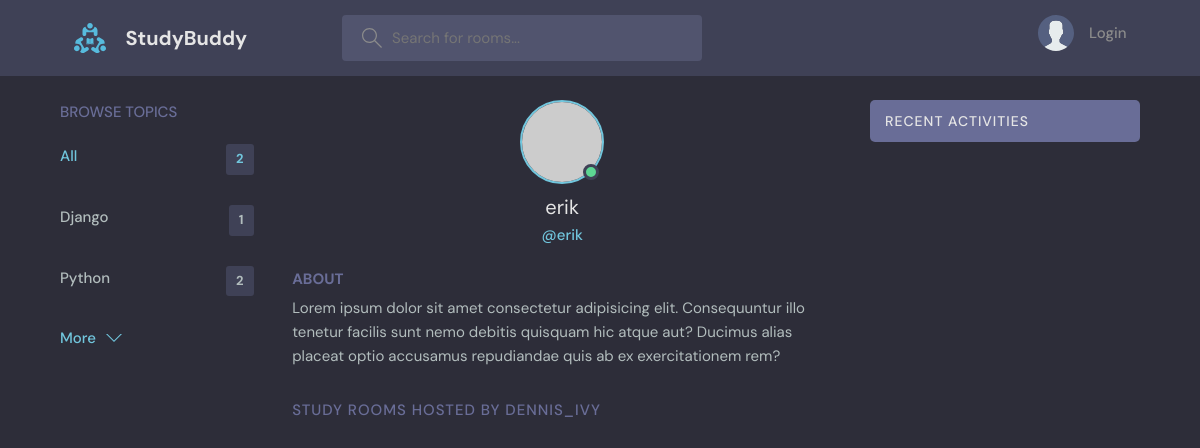
The page /profile/3/ on the database as committed earlier.
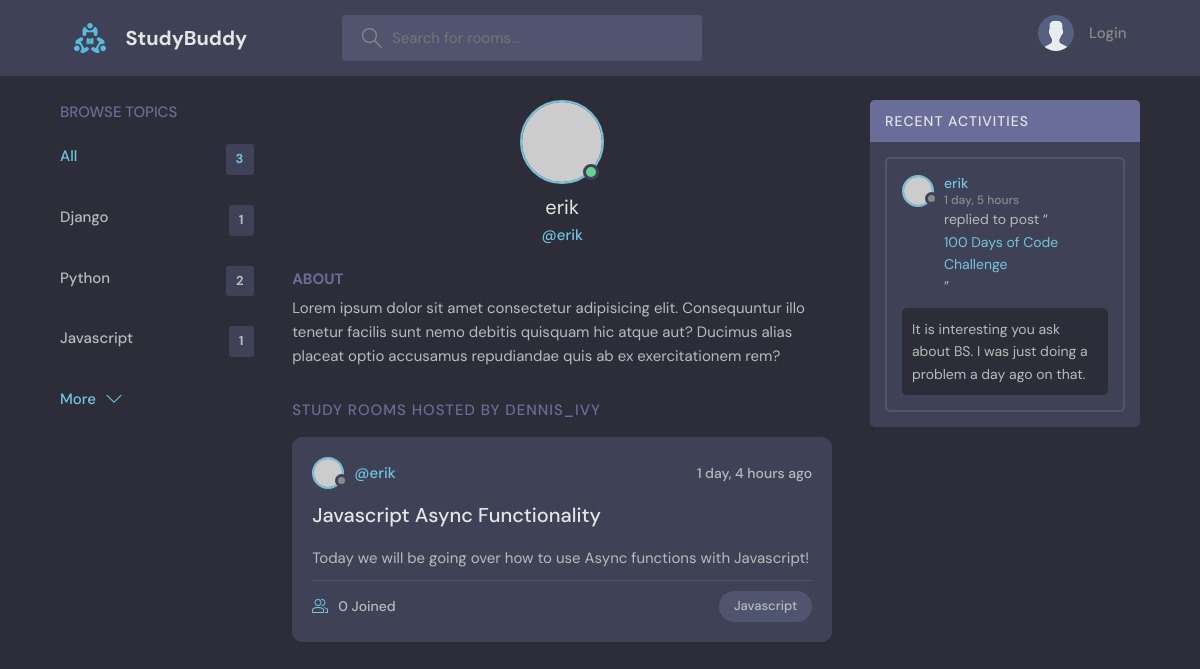
The same page on the database as committed later.
### base/models.py (models this page shows, shortened)
class Topic(models.Model):
   name = models.CharField(max_length=200)

class Room(models.Model):
   host = models.ForeignKey(User, on_delete=models.SET_NULL, null=True)
   topic = models.ForeignKey(Topic, on_delete= models.SET_NULL, null=True)
   name = models.CharField(max_length=200)
   description = models.TextField(null=True, blank=True)
   participants = models.ManyToManyField(User, related_name='participants', blank=True)
   updated = models.DateTimeField(auto_now=True)
   created = models.DateTimeField(auto_now_add=True)
   class Meta:
      ordering = ['-updated', '-created']

class Message(models.Model):
   user = models.ForeignKey(User, on_delete=models.CASCADE)
   room = models.ForeignKey(Room, on_delete=models.CASCADE)
   body = models.TextField()
   updated = models.DateTimeField(auto_now=True)
   created = models.DateTimeField(auto_now_add=True)
   class Meta:
      ordering = ['-updated', '-created']

### base/views.py (the view)
# urls.py: path('profile/<str:pk>/', views.userProfile, name="user-profile"),
def userProfile(request, pk):
    user = User.objects.get(id=pk)
    rooms = user.room_set.all()
    room_messages = user.message_set.all()
    topics = Topic.objects.all()
    context = {'user': user, 'rooms': rooms, 'room_messages': room_messages, 'topics' : topics}
    return render(request, 'base/profile.html', context)

### base/templates/base/profile.html (shortened to what this page needs)
{% extends 'main.html' %}
{% block content %}
  <main class="profile-page layout layout--3">
    <div class="container">
      {% include 'base/topics_component.html' %}
      <div class="roomList">
        <div class="profile">
          <div class="profile__avatar">
            <div class="avatar avatar--large active">
              <img src="https://randomuser.me/api/portraits/men/11.jpg" />
            </div>
          </div>
          <div class="profile__info">
            <h3>{{user.username}}</h3>
            <p>@{{user.username}}</p>
          </div>
          <div class="profile__about">
            <h3>About</h3>
            <p>
              Lorem ipsum dolor sit amet consectetur adipisicing elit. Consequuntur illo tenetur
              facilis sunt nemo debitis quisquam hic atque aut? Ducimus alias placeat optio
              accusamus repudiandae quis ab ex exercitationem rem?
            </p>
          </div>
        </div>
        <div class="roomList__header">
          <div>
            <h2>Study Rooms Hosted by dennis_ivy</a>
            </h2>
          </div>
        </div>
        {% include 'base/feed_component.html' %}
      </div>
      {% include 'base/activity_component.html' %}
    </div>
  </main>
{% endblock content %}

### templates/main.html (shortened to what this page needs)
<!DOCTYPE html>
{% load static %}
<html lang="en">
  <head>
    <link rel="stylesheet" href="{% static 'styles/style.css' %}" />
  </head>
  <body>
    {% include 'navbar.html' %}
    {% block content %}
    {% endblock %}
  </body>
</html>

### templates/navbar.html (shortened to what this page needs)
{% load static %}
<header class="header header--loggedIn">
    <div class="container">
      <a href="{% url 'home' %}" class="header__logo">
        <img src="{% static 'images/logo.svg' %}" />
        <h1>StudyBuddy</h1>
      </a>
      <form class="header__search" method="GET" action="{% url 'home' %}">
        <label>
          <input name="q" placeholder="Search for rooms..." />
        </label>
      </form>
      <nav class="header__menu">
        {% if request.user.is_authenticated %}
        <div class="header__user">
          <a href="{% url 'update-user' %}">
            <div class="avatar avatar--medium active">
              <img src="https://randomuser.me/api/portraits/men/37.jpg" />
            </div>
            <p>{{request.user.username}} <span>@{{request.user.username}}</span></p>
          </a>
          <button class="dropdown-button">
            <svg version="1.1" xmlns="http://www.w3.org/2000/svg" width="32" height="32" viewBox="0 0 32 32">
              <title>chevron-down</title>
              <path d="M16 21l-13-13h-3l16 16 16-16h-3l-13 13z"></path>
            </svg>
          </button>
        </div>
        {% else %}
        <a href="{% url 'login' %}">
          <img src="{% static 'images/avatar.svg' %}" />
          <p>Login</p>
        </a>
        {% endif %}
      </nav>
    </div>
  </header>

### base/templates/base/topics_component.html
<div class="topics">
    <div class="topics__header">
      <h2>Browse Topics</h2>
    </div>
    <ul class="topics__list">
      <li>
        <a href="{% url 'home' %}" class="active">All <span>{{topics.count}}</span></a>
      </li>
      {% for topic in topics %}
      <li>
        <a href="{% url 'home' %}?q={{topic.name}}">{{topic.name}}<span>{{topic.room_set.all.count}}</span></a>
      </li>
      {% endfor %}
    </ul>
    <a class="btn btn--link" href="{% url 'topics' %}">
      More
      <svg version="1.1" xmlns="http://www.w3.org/2000/svg" width="32" height="32" viewBox="0 0 32 32">
        <title>chevron-down</title>
        <path d="M16 21l-13-13h-3l16 16 16-16h-3l-13 13z"></path>
      </svg>
    </a>
  </div>

### base/templates/base/feed_component.html (shortened to what this page needs)
{% for room in rooms %}
<div class="roomListRoom">
    <div class="roomListRoom__header">
      <a href="{% url 'user-profile' room.host.id %}" class="roomListRoom__author">
        <div class="avatar avatar--small">
          <img src="https://randomuser.me/api/portraits/women/11.jpg" />
        </div>
        <span>@{{room.host.username}}</span>
      </a>
      <div class="roomListRoom__actions">
        <span>{{room.created|timesince}} ago</span>
      </div>
    </div>
    <div class="roomListRoom__content">
      <a href="{% url 'room' room.id %}">{{room.name}}</a>
      <p>
        {{room.description}}
      </p>
    </div>
    <div class="roomListRoom__meta">
      <a href="{% url 'room' room.id %}" class="roomListRoom__joined">
        {{room.participants.all.count}} Joined
      </a>
      <p class="roomListRoom__topic">{{room.topic.name}}</p>
    </div>
  </div>
{% endfor %}

### base/templates/base/activity_component.html (shortened to what this page needs)
<div class="activities">
    <div class="activities__header">
      <h2>Recent Activities</h2>
    </div>
    {% for message in room_messages %}
    <div class="activities__box">
      <div class="activities__boxHeader roomListRoom__header">
        <a href="{% url 'user-profile' message.user.id %}" class="roomListRoom__author">
          <div class="avatar avatar--small">
            <img src="https://randomuser.me/api/portraits/women/11.jpg" />
          </div>
          <p>
            {{message.user}}
            <span>{{message.created|timesince}}</span>
          </p>
        </a>
      </div>
      <div class="activities__boxContent">
        <p>replied to post “<a href="{% url 'room' message.room.id %}">{{message.room.name}}</a>”</p>
        <div class="activities__boxRoomContent">
            {{message.body}}
        </div>
      </div>
    </div>
    {% endfor %}
  </div>

Rows that differ between the two databases and show on the page:
added Topic: name "Javascript", room_set.all.count "1"
added Room: host.username "erik", created "1 day, 4 hours", name "Javascript Async Functionality", description "Today we will be going over how to use Async functions with Javascript!", participants.all.count "0", topic.name "Javascript"
added Message: user "erik", created "1 day, 5 hours", room.name "100 Days of Code Challenge", body "It is interesting you ask about BS. I was just doing a problem a day ago on that."
Other text that changed with them:
{{ topics.count }}: "2" → "3"
